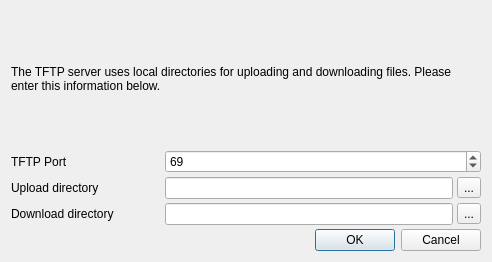
<?xml version="1.0" encoding="UTF-8"?>
<ui version="4.0">
 <class>StartTftpSeverWindow</class>
 <widget class="QDialog" name="StartTftpSeverWindow">
  <property name="geometry">
   <rect>
    <x>0</x>
    <y>0</y>
    <width>492</width>
    <height>262</height>
   </rect>
  </property>
  <property name="windowTitle">
   <string>Start TFTP Sever</string>
  </property>
  <layout class="QVBoxLayout" name="verticalLayout">
   <property name="spacing">
    <number>4</number>
   </property>
   <item>
    <widget class="QLabel" name="label">
     <property name="sizePolicy">
      <sizepolicy hsizetype="Preferred" vsizetype="Expanding">
       <horstretch>0</horstretch>
       <verstretch>0</verstretch>
      </sizepolicy>
     </property>
     <property name="minimumSize">
      <size>
       <width>0</width>
       <height>50</height>
      </size>
     </property>
     <property name="text">
      <string>The TFTP server uses local directories for uploading and downloading files. Please enter this information below.</string>
     </property>
     <property name="textFormat">
      <enum>Qt::AutoText</enum>
     </property>
     <property name="wordWrap">
      <bool>true</bool>
     </property>
    </widget>
   </item>
   <item>
    <layout class="QHBoxLayout" name="horizontalLayout_3">
     <property name="spacing">
      <number>4</number>
     </property>
     <item>
      <widget class="QLabel" name="label_4">
       <property name="sizePolicy">
        <sizepolicy hsizetype="Fixed" vsizetype="Preferred">
         <horstretch>0</horstretch>
         <verstretch>0</verstretch>
        </sizepolicy>
       </property>
       <property name="minimumSize">
        <size>
         <width>150</width>
         <height>0</height>
        </size>
       </property>
       <property name="maximumSize">
        <size>
         <width>150</width>
         <height>16777215</height>
        </size>
       </property>
       <property name="text">
        <string>TFTP Port</string>
       </property>
      </widget>
     </item>
     <item>
      <widget class="QSpinBox" name="spinBox">
       <property name="maximum">
        <number>65535</number>
       </property>
       <property name="value">
        <number>69</number>
       </property>
      </widget>
     </item>
    </layout>
   </item>
   <item>
    <layout class="QHBoxLayout" name="horizontalLayout">
     <property name="spacing">
      <number>4</number>
     </property>
     <item>
      <widget class="QLabel" name="label_2">
       <property name="sizePolicy">
        <sizepolicy hsizetype="Fixed" vsizetype="Fixed">
         <horstretch>0</horstretch>
         <verstretch>0</verstretch>
        </sizepolicy>
       </property>
       <property name="minimumSize">
        <size>
         <width>150</width>
         <height>0</height>
        </size>
       </property>
       <property name="maximumSize">
        <size>
         <width>150</width>
         <height>16777215</height>
        </size>
       </property>
       <property name="text">
        <string>Upload directory</string>
       </property>
      </widget>
     </item>
     <item>
      <widget class="QLineEdit" name="uploadLineEdit"/>
     </item>
     <item>
      <widget class="QToolButton" name="uploadToolButton">
       <property name="text">
        <string notr="true">...</string>
       </property>
      </widget>
     </item>
    </layout>
   </item>
   <item>
    <layout class="QHBoxLayout" name="horizontalLayout_2">
     <property name="spacing">
      <number>4</number>
     </property>
     <item>
      <widget class="QLabel" name="label_3">
       <property name="sizePolicy">
        <sizepolicy hsizetype="Fixed" vsizetype="Fixed">
         <horstretch>0</horstretch>
         <verstretch>0</verstretch>
        </sizepolicy>
       </property>
       <property name="minimumSize">
        <size>
         <width>150</width>
         <height>0</height>
        </size>
       </property>
       <property name="maximumSize">
        <size>
         <width>150</width>
         <height>16777215</height>
        </size>
       </property>
       <property name="text">
        <string>Download directory</string>
       </property>
      </widget>
     </item>
     <item>
      <widget class="QLineEdit" name="downloadLineEdit"/>
     </item>
     <item>
      <widget class="QToolButton" name="downloadToolButton">
       <property name="text">
        <string notr="true">...</string>
       </property>
      </widget>
     </item>
    </layout>
   </item>
   <item>
    <widget class="QDialogButtonBox" name="buttonBox">
     <property name="orientation">
      <enum>Qt::Horizontal</enum>
     </property>
     <property name="standardButtons">
      <set>QDialogButtonBox::Cancel|QDialogButtonBox::Ok</set>
     </property>
    </widget>
   </item>
  </layout>
 </widget>
 <resources/>
 <connections>
  <connection>
   <sender>buttonBox</sender>
   <signal>accepted()</signal>
   <receiver>StartTftpSeverWindow</receiver>
   <slot>accept()</slot>
   <hints>
    <hint type="sourcelabel">
     <x>248</x>
     <y>254</y>
    </hint>
    <hint type="destinationlabel">
     <x>157</x>
     <y>274</y>
    </hint>
   </hints>
  </connection>
  <connection>
   <sender>buttonBox</sender>
   <signal>rejected()</signal>
   <receiver>StartTftpSeverWindow</receiver>
   <slot>reject()</slot>
   <hints>
    <hint type="sourcelabel">
     <x>316</x>
     <y>260</y>
    </hint>
    <hint type="destinationlabel">
     <x>286</x>
     <y>274</y>
    </hint>
   </hints>
  </connection>
 </connections>
</ui>
